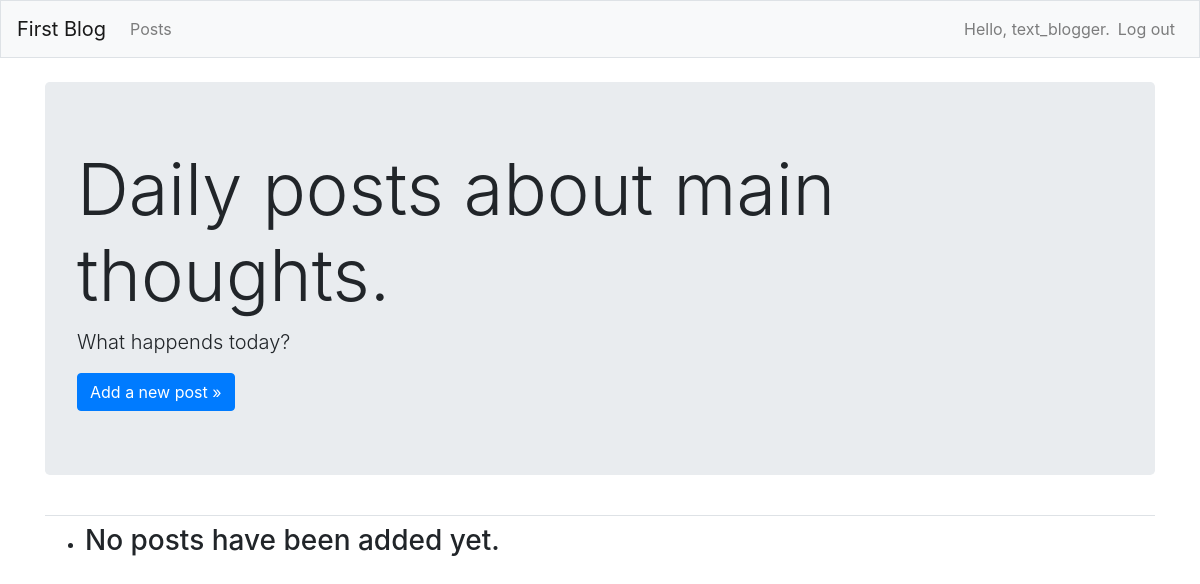
The app's page / (signed in), older data.
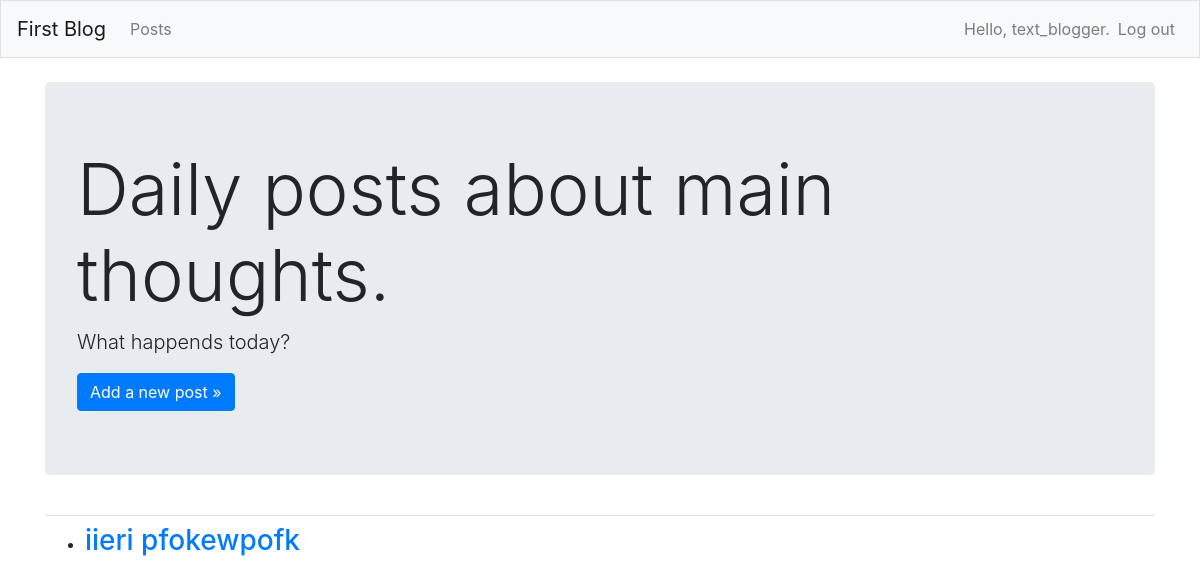
The same page, newer data.
### first_blog/models.py (models this page shows)
class BlogPost(models.Model):
    title = models.CharField(max_length=150)
    text = models.TextField()
    date_added = models.DateTimeField(auto_now_add=True)
    owner = models.ForeignKey(User, on_delete=models.CASCADE)
    def __str__(self):
        return f"{self.title}\n{self.text}"

### first_blog/views.py (the view)
# urls.py: path('', views.index, name='index'),
def index(request):
    posts = BlogPost.objects.filter(owner=request.user).order_by('date_added')
    context = {'posts': posts}
    return render(request, 'first_blog/index.html', context)
    if BlogPost.owner != request.user:
        raise Http404
    else:
        return request

### first_blog/templates/first_blog/index.html
{% extends "first_blog/base.html" %}
{% block page_header %}
  <div class="jumbotron">
    <h1 class="display-3">Daily posts about main thoughts.</h1>
    <p class="lead">What happends today? </p>
    <a class="btn btn-lg, btn-primary" href="{% url 'first_blog:new_post' %}"
      role="button">Add a new post &raquo;</a>
  </div>
{% endblock page_header %}
{% block content %}
    <ul>
      {% for post in posts %}
        <li><h3>
          <a href="{% url 'first_blog:post' post.id %}">{{ post }}</a>
        </h3></li>
      {% empty %}
        <li><h3>No posts have been added yet.</h3></li>
      {% endfor %}
    </ul>
  {% endblock content %}

### first_blog/templates/first_blog/base.html (shortened to what this page needs)
{% load bootstrap4 %}
<!doctype html>
<html lang="en">
<head>
  {% bootstrap_css %}
</head>
<body>
  <nav class="navbar navbar-expand-md navbar-light bg-light mb-4 border">
    <a class="navbar-brand" href="{% url 'first_blog:index'%}">
        First Blog</a>
    <div class="collapse navbar-collapse" id="navbarCollapse">
      <ul class="navbar-nav mr-auto">
        <li class="nav-item">
          <a class="nav-link" href="{% url 'first_blog:index'%}">
              Posts</a></li>
      </ul>
      <ul class="navbar-nav ml-auto">
        {% if user.is_authenticated %}
          <li class="nav-item">
            <span class="navbar-text"}">Hello, {{ user.username }}.</span>
          </li>
          <li class="nav-item">
            <a class="nav-link" href="{% url 'users:logout' %}">Log out</a>
          </li>
        {% else %}
          <li class="nav-item">
            <a class="nav-link" href="{% url 'users:register' %}">Register</a>
          </li>
          <li class="nav-item">
            <a class="nav-link" href="{% url 'users:login' %}">Log in</a></li>
        {% endif %}
      </ul>
    </div>
  </nav>
  <main role="main" class="container">
    <div class="pb-2 mb-2 border-bottom">
      {% block page_header %}{% endblock page_header %}
    </div>
    <div>
      {% block content %}{% endblock content %}
    </div>
  </main>
</body>
</html>

Row changes from the older to the newer data that the page shows:
added BlogPost: title+text "iieri pfokewpofk"
Text that changed along with them:
text no longer shown: "No posts have been added yet."
